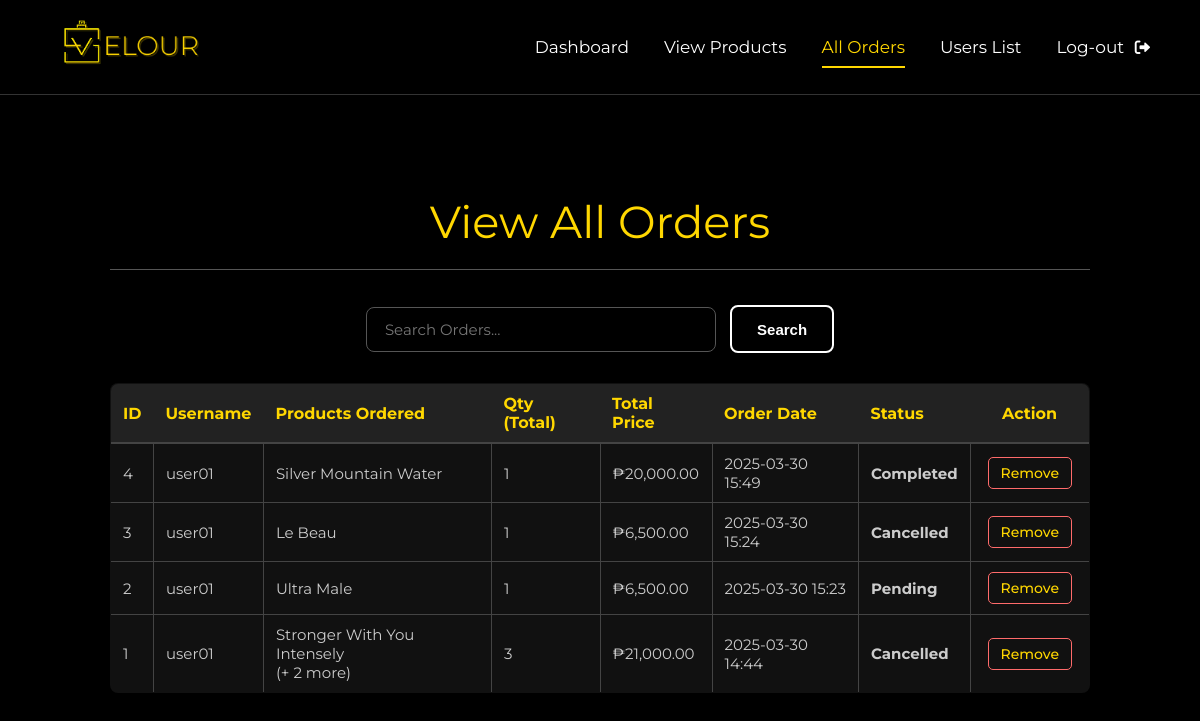
The app's page /velour/admin/index.php?view_orders=1 (signed in) with its own data.
### tables this page shows
CREATE TABLE `orders` (
  `orderID` int(255) NOT NULL,
  `username` varchar(50) NOT NULL,
  `orderList` varchar(255) NOT NULL,
  `quantity` int(255) NOT NULL,
  `totalPrice` int(10) NOT NULL,
  `orderDate` timestamp NOT NULL DEFAULT current_timestamp() ON UPDATE current_timestamp(),
  `status` enum('pending','completed','cancelled') NOT NULL,
  `deliveryAddress` varchar(255) NOT NULL
);

### velour/admin/view_orders.php (the view, shortened to what this page needs)
<?php
$records_per_page = 5;
$page = isset($_GET['page']) && is_numeric($_GET['page']) ? (int)$_GET['page'] : 1;
$offset = ($page - 1) * $records_per_page;
$search_term = '';
$search_sql_condition = '';
$params = [];
$types = '';
$sql = "SELECT orderID, username, orderList, quantity, totalPrice, orderDate, status, deliveryAddress
        FROM orders"
     . $search_sql_condition
     . " ORDER BY orderDate DESC LIMIT ?, ?";
$stmt_fetch = $conn->prepare($sql);
$result = null;
if ($stmt_fetch) {
    $limit_params = [$offset, $records_per_page];
    $all_params = array_merge($params, $limit_params);
    $all_types = $types . 'ii';
    $stmt_fetch->bind_param($all_types, ...$all_params);
    $stmt_fetch->execute();
    $result = $stmt_fetch->get_result();
} else {
    echo "<div class='message-error'>Error preparing fetch query: " . $conn->error . "</div>";
}
?>
<h1 class="admin-page-title">View All Orders</h1>
<form action="index.php" method="get" class="search-form">
    <input type="text" name="search" placeholder="Search Orders..." value="<?php echo htmlspecialchars($search_term); ?>">
    <input type="submit" value="Search">
</form>
<table>
    <thead>
        <tr>
            <th>ID</th>
            <th>Username</th>
            <th>Products Ordered</th>
            <th>Qty (Total)</th>
            <th>Total Price</th>
            <th>Order Date</th>
            <th>Status</th>
            <th>Action</th>
        </tr>
    </thead>
    <tbody>
        <?php if ($result && $result->num_rows > 0): ?>
            <?php while ($row = $result->fetch_assoc()): ?>
                <?php
                    $status_class = '';
                    if ($row['status'] == 'pending') $status_class = 'status-pending';
                    elseif ($row['status'] == 'cancelled') $status_class = 'status-cancelled';
                    elseif ($row['status'] == 'completed') $status_class = 'status-completed';
                    $products_display = '(Error reading items)';
                    $items = json_decode($row['orderList'], true);
                    if (json_last_error() === JSON_ERROR_NONE && is_array($items) && !empty($items)) {
                         $product_names = [];
                         foreach ($items as $item) {
                             $product_names[] = isset($item['name']) ? htmlspecialchars($item['name']) : '(Unknown Item)';
                         }
                         if (count($product_names) == 1) { $products_display = $product_names[0]; }
                         elseif (count($product_names) > 1) { $products_display = $product_names[0] . '<div class="more-items">(+ ' . (count($product_names) - 1) . ' more)</div>'; }
                         else { $products_display = '(No items found)'; }
                    } elseif (empty($items)) { $products_display = '(No items listed)'; }
                ?>
                <tr>
                    <td><?php echo $row['orderID']; ?></td>
                    <td><?php echo htmlspecialchars($row['username']); ?></td>
                    <td><?php echo $products_display; ?></td>
                    <td><?php echo $row['quantity']; ?></td>
                    <td>₱<?php echo number_format($row['totalPrice'], 2); ?></td>
                    <td><?php echo date("Y-m-d H:i", strtotime($row['orderDate'])); ?></td>
                    <td class="<?php echo $status_class; ?>"><?php echo htmlspecialchars(ucfirst($row['status'])); ?></td>
                    <td class="action-links">
                        <a href="delete_order.php?order_id=<?php echo $row['orderID']; ?>" class="delete" onclick="return confirm('Are you sure you want to permanently delete this order?');">Remove</a>
                    </td>
                </tr>
            <?php endwhile; ?>
        <?php else: ?>
            <tr>
                <td colspan="8">No orders found<?php echo !empty($search_term) ? ' matching your search.' : '.'; ?></td>
            </tr>
        <?php endif; ?>
    </tbody>
</table>

### velour/admin/index.php (style rules this page uses)
body.admin-body { font-family: 'Montserrat', sans-serif; margin: 0; padding: 0; background-color: black; color: white; display: flex; flex-direction: column; min-height: 100vh; box-sizing: border-box; overflow-x: hidden; }
.admin-page-title { font-size: 2.8em; color: #FFD700; font-weight: 400; margin-bottom: 35px; border-bottom: 1px solid #555; padding-bottom: 20px; text-align: center; }
.action-links a, a.button-style { text-decoration: none; padding: 6px 12px; margin: 0 5px; border-radius: 5px; font-size: 14px; font-weight: 500; transition: background-color 0.2s ease, color 0.2s ease; border: 1px solid transparent; display: inline-block; }
a.delete, a.button-style.delete { color: #ff6b6b; border-color: #ff6b6b; }
.admin-content-area a { color: #FFD700; text-decoration: none; }
.admin-content-area table { width: 100%; border-collapse: collapse; margin-top: 30px; background-color: #111; border: 1px solid #444; border-radius: 8px; overflow: hidden; box-shadow: 0 4px 15px rgba(0, 0, 0, 0.2); }
.admin-content-area th, .admin-content-area td { border: 1px solid #444; padding: 14px 18px; text-align: left; color: #ccc; vertical-align: middle; font-size: 15px; }
.admin-content-area td { border-top: none; border-bottom: 1px solid #444; }
.admin-content-area td:first-child { border-left: none; }
.admin-content-area td:last-child { border-right: none; }
.admin-content-area tr:last-child td { border-bottom: none; }
.admin-content-area th { background-color: #222; color: #FFD700; font-weight: bold; font-size: 16px; border-bottom-width: 2px; border-top: none; border-left: none; border-right: none; }
.search-form { margin-bottom: 30px; text-align: center; }
.search-form input[type="text"] { width: 350px; padding: 12px 18px; background: #000; border: 1px solid #555; border-radius: 8px; color: #fff; font-size: 15px; font-family: 'Montserrat', sans-serif; box-sizing: border-box; outline: none; transition: border-color 0.3s ease, box-shadow 0.3s ease; margin-right: 10px; vertical-align: middle; }
.search-form input[type="submit"] { background-color: rgba(0, 0, 0, 0); color: #ffffff; border: 2px solid white; border-radius: 8px; height: 48px; padding: 0 25px; font-size: 15px; font-weight: bold; cursor: pointer; transition: all 0.3s ease-in-out; vertical-align: middle; }
.status-pending { color: #ffc107; font-weight: bold; }
.status-completed { color: #28a745; font-weight: bold; }
.status-cancelled { color: #dc3545; font-weight: bold; }

### velour/admin/view_orders.php (style rules this page uses)
.status-pending { color: #ffc107; font-weight: bold; }
.status-completed { color: #28a745; font-weight: bold; }
.status-cancelled { color: #dc3545; font-weight: bold; }
.admin-content-area table { table-layout: auto; word-wrap: break-word; }
.admin-content-area th, .admin-content-area td { vertical-align: middle; padding: 10px 12px; }
.admin-content-area th:nth-child(8), .admin-content-area td:nth-child(8) { width: 80px; text-align: center; }

### records on screen
orders: orderID "4", username "user01", products_display "Silver Mountain Water", quantity "1", totalPrice "20,000.00", orderDate "2025-03-30 15:49", status "Completed"
orders: orderID "3", username "user01", products_display "Le Beau", quantity "1", totalPrice "6,500.00", orderDate "2025-03-30 15:24", status "Cancelled"
orders: orderID "2", username "user01", products_display "Ultra Male", quantity "1", totalPrice "6,500.00", orderDate "2025-03-30 15:23", status "Pending"
orders: orderID "1", username "user01", product_names "Stronger With You Intensely", count($product_names) - 1 "2", quantity "3", totalPrice "21,000.00", orderDate "2025-03-30 14:44", status "Cancelled"
